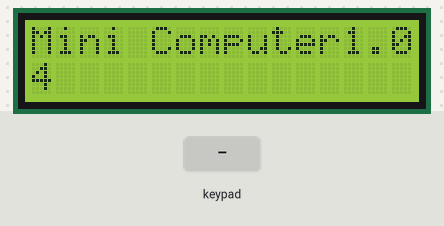
The sketch below on a simulated Arduino Uno, built with avr-gcc and run on an emulated ATmega328P. Parts: 16×2 character LCD. The inputs (shaded band) are chosen by the test bench. What the sketch prints to the serial monitor is not drawn.

Above: at 4.2 s.
4.3 s: keypad keys 9 8 7 6 # pressed 0.4 s apart
At 9.1 s:
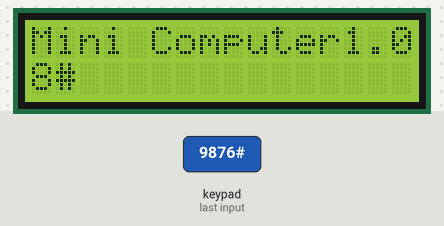
9.3 s: key 'A' pressed
At 10.1 s:
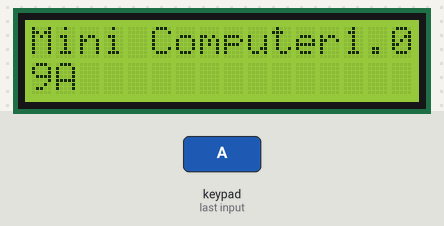
11.9 s: key 'B' pressed
At 12.7 s:
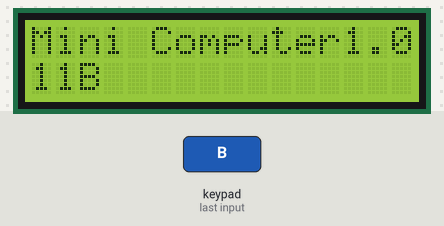
14.9 s: keypad keys 9 8 7 6 * pressed 0.4 s apart
At 19.7 s:
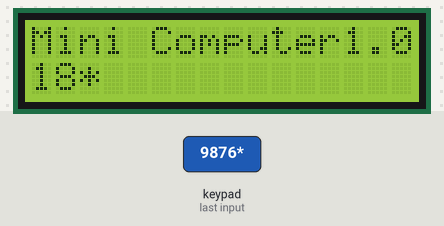
19.9 s: key 'C' pressed
At 20.4 s:
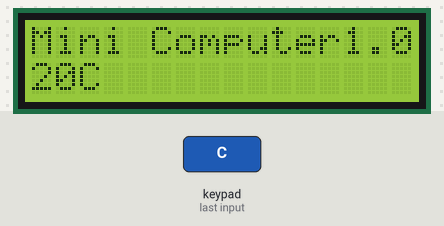
22.9 s: keypad keys 9 8 7 6 D pressed 0.4 s apart
At 27.3 s:
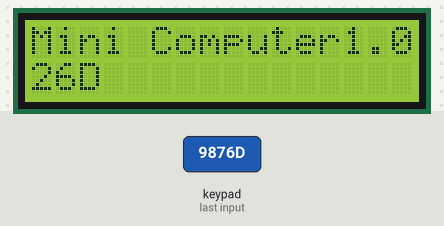
Timing chart, 0 to 28.8 s (numbered marks = the images above; inputs shaded):
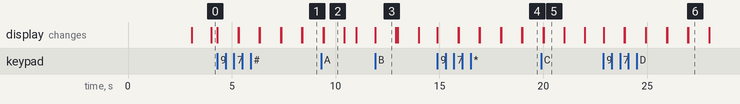

Measured:
- after the input at 9.3 s, the display: first differs from a run without the input after 0.12 s (image 2)
- after the input at 11.9 s, the display: changes at once (image 3)
- after the input at 14.9 s, the display: first changes at once (image 4 shows a later state)
- after the input at 19.9 s, the display: first differs from a run without the input after 0.11 s (image 5)
- after the input at 22.9 s, the display: first changes at once (image 6 shows a later state)
- what the display in image 2 shows lasts 1.0 s, from 9.4 s to 10.4 s

The sketch:

MiniComputer.ino
```cpp
#include <Wire.h>

#include <LiquidCrystal_I2C.h>

// KeyPad Starter
#include <Key.h>
#include <Keypad.h>

const byte ROWS = 4;
const byte COLS = 4;

char hexaKeys[ROWS][COLS] = {
  {'1', '2', '3', 'A'},
  {'4', '5', '6', 'B'},
  {'7', '8', '9', 'C'},
  {'*', '0', '#', 'D'}
};

byte rowPins[ROWS] = {9, 8, 7, 6};
byte colPins[COLS] = {5, 4, 3, 2};

Keypad customKeypad = Keypad(makeKeymap(hexaKeys), rowPins, colPins, ROWS, COLS);
// End of KeyPad Starter
// include the library code:
#include <LiquidCrystal.h>

// initialize the library by associating any needed LCD interface pin
// with the arduino pin number it is connected to
const int rs = 12, en = 11, d4 = 5, d5 = 4, d6 = 3, d7 = 2;
LiquidCrystal lcd(rs, en, d4, d5, d6, d7);

void setup() {\
  //Loader for KeyPad
  Serial.begin(9600);
  // set up the LCD's number of columns and rows:
  lcd.begin(16, 2);
  // Print a message to the LCD.
  lcd.print("Mini Computer");
  delay(2999);
  lcd.print("1.0 FirmWare");

}

void loop() {

  // set the cursor to column 0, line 1
  // (note: line 1 is the second row, since counting begins with 0):
  lcd.setCursor(0, 1);
  // print the number of seconds since reset:
  lcd.print(millis() / 1000);
  char customKey = customKeypad.getKey();
  if (customKey){
    Serial.println(customKey);
    lcd.print(customKey);
    delay(1000);
    if (customKey == 1){
      Serial.println(customKey);
      lcd.print("1.0 Access");
    }

  }

}
```
